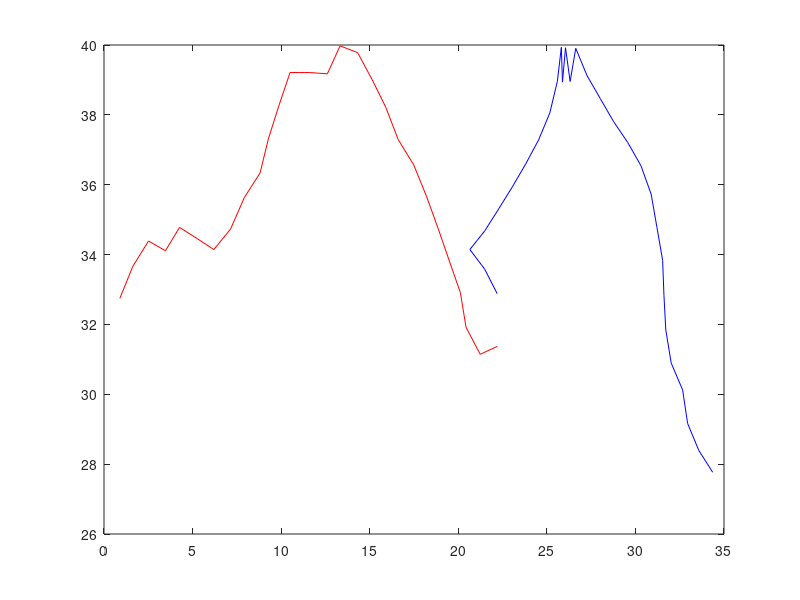

Source code (MATLAB): (Note: this script raises an error after producing the figure.)
%% This script creates a person that moves in a random direction and we can test the algorithm

walkerY = randi([1 40],1); % random starting y position for the walker
robotY = randi([1 40],1); % random starting y position for the robot
walkerPos = [0, walkerY]; % Starting position of the walker
robotPos = [35, robotY]; % Starting position of the robot
xLimits = [0, 40]; % Bounds for the arena
yLimits = [0, 40];
histWalkerPos = []; % matrix that keeps all of the positions
histRobotPos = [];
step = 1; % Increasing this increases the randomness of the walk
walkerSpeed = 1;
robotSpeed = 1;
proximity = 2; % How close the robot needs to be to tag the person

n = 1000;
xDir = 1;
yDir = 0;
for i=1:n
    % Compute random x direction and adjust position
    xNum = randi([1 2],1);
    if xNum == 1
        xDir = xDir + step;
    end
    
    % Compute random y direction and adjust position
    yNum = randi([1 3],1);
    if yNum == 1
        yDir = yDir + step;
    elseif yNum == 2
        yDir = yDir - step;
    end
    xDir = xDir / sqrt(xDir^2 + yDir^2);
    yDir = yDir / sqrt(xDir^2 + yDir^2);
    if isnan(xDir) == 1
        xDir = 0;
    end
    if isnan(yDir) == 1
        yDir = 0;
    end
        % Update position if in bounds
    if (xLimits(1) <= walkerPos(1) + xDir && walkerPos(1) + xDir <= xLimits(2))
        walkerPos(1) = walkerPos(1) + walkerSpeed*xDir;
    end
    if (yLimits(1) <= walkerPos(2) + yDir && walkerPos(2) + yDir <= yLimits(2))
        % Only update the position when it keeps the agent in bounds
        walkerPos(2) = walkerPos(2) + walkerSpeed*yDir;
    end
    walkerDirection = [xDir, yDir];
    
    histWalkerPos = [histWalkerPos;walkerPos];
    
    % PURSUIT TIME
    if i < 7
        robotDirection(1) = walkerDirection(2);
        robotDirection(2) = walkerDirection(1);
        if abs(robotPos(1) - walkerPos(1) + robotDirection(1)) > abs(robotPos(1) - walkerPos(1) - robotDirection(1))
            robotDirection(1) = -robotDirection(1);
        end
        if abs(robotPos(2) - walkerPos(2) + robotDirection(2)) > abs(robotPos(2) - walkerPos(2) - robotDirection(2))
            robotDirection(2) = -robotDirection(2);
        end
    else
        % Calculate the historical velocity for more accuracy
        robotDirection(2) = (histWalkerPos(i,1)-histWalkerPos(i-5,1));
        robotDirection(1) = (histWalkerPos(i,2)-histWalkerPos(i-5,2));
        if abs(robotPos(1) - walkerPos(1) + robotDirection(1)) > abs(robotPos(1) - walkerPos(1) - robotDirection(1))
            robotDirection(1) = -robotDirection(1);
        end
        if abs(robotPos(2) - walkerPos(2) + robotDirection(2)) > abs(robotPos(2) - walkerPos(2) - robotDirection(2))
            robotDirection(2) = -robotDirection(2);
        end
    end
    robotXVect = robotDirection(1)*robotSpeed/sqrt(robotDirection(1)^2 + robotDirection(2)^2);
    robotYVect = robotDirection(2)*robotSpeed/sqrt(robotDirection(1)^2 + robotDirection(2)^2);
    if (xLimits(1) <= robotPos(1) + robotXVect && robotPos(1) + robotXVect <= xLimits(2))
        robotPos(1) = robotPos(1) + robotXVect;
    end
    if (yLimits(1) <= robotPos(2) + robotYVect && robotPos(2) + robotYVect <= yLimits(2));
        robotPos(2) = robotPos(2) + robotYVect;
    end
    robotVect = [robotXVect, robotYVect];
    
    histRobotPos = [histRobotPos;robotPos];
    
    RtoWDistance = sqrt((robotPos(1)-walkerPos(1))^2+(robotPos(2)-walkerPos(2))^2);
    fprintf('%i\n',i)
    if RtoWDistance <= proximity
        n = i;
        fprintf('Robot wins\n')
        break
    end
    
    if walkerPos(1) >= 39
        fprintf('Walker wins\n')
        break
    end
    
end
figure

plot(histWalkerPos(:,1), histWalkerPos(:,2),'r',histRobotPos(:,1), histRobotPos(:,2),'b')
animatedline(histWalkerPos(:,1), histWalkerPos(:,2))
xLinspace = linspace(xLimits(1), xLimits(2));
yLinspace = linspace(yLimits(1), yLimits(2));
xlim(xLimits)
ylim(yLimits)
